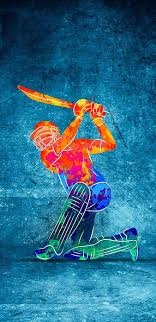
#> input picture Image Resizer/hellocric.jpg, 156 x 322 px
$ python main.py
#> lines starting #> are read from the running program, lines starting #| are printed output that depends on the picture
import cv2

# Configurable Parameters
source = "hellocric.jpg"
destination = "newImage.jpg"
scale_present = 50

src = cv2.imread(source, cv2.IMREAD_UNCHANGED)
#> src is the input picture: shape (322, 156, 3); mean B, G, R 137.7, 108.9, 45.1
# cv2.imshow("title",src)

# percent by which the image is resized
scale_percent = 50

# calculate the 50 percent of original dimensions
new_width = int(src.shape[1] * scale_percent / 100)
#> new_width = 78
new_height = int(src.shape[0] * scale_percent / 100)
#> new_height = 161

# dsize
dsize = (new_width, new_height)
#> dsize = (78, 161)

# resize image
output = cv2.resize(src, dsize)
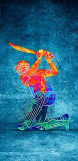
#> output: shape (161, 78, 3); mean B, G, R 137.8, 109, 45.2

cv2.imwrite(destination, output)
# cv2.waitKey(0)
